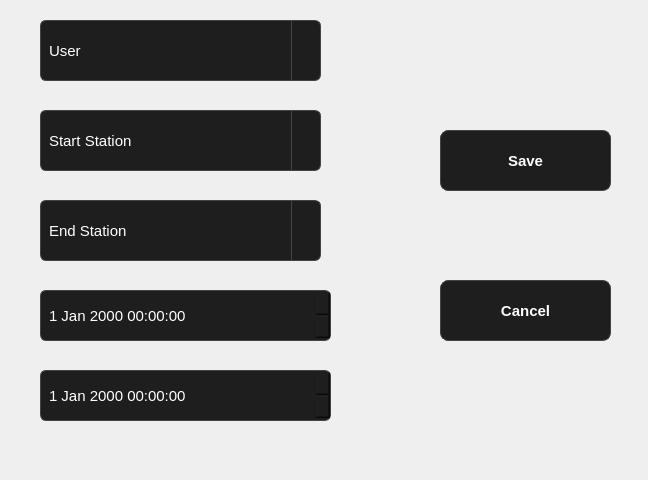
<?xml version="1.0" encoding="UTF-8"?>
<ui version="4.0">
 <class>Form</class>
 <widget class="QWidget" name="Form">
  <property name="geometry">
   <rect>
    <x>0</x>
    <y>0</y>
    <width>648</width>
    <height>480</height>
   </rect>
  </property>
  <property name="windowTitle">
   <string>Form</string>
  </property>
  <property name="styleSheet">
   <string notr="true">QMainWindow {
    background-color: #000000; /* الخلفية الرئيسية سوداء */
}
QPushButton:pressed, QPushButton:checked {
    background-color: #44bd32; /* green when clicked */
    color: white;}
/* Sidebar */
QListWidget {
    background-color: #1e1e1e;
    color: #ffffff;
    border-radius: 8px;
    font-size: 12pt;
}
QListWidget::item:selected {
    background: #00a8ff;
    color: white;
}
QListWidget::item:hover {
    background: #333333;
}

/* Tabs */
QTabBar::tab {
    font-size: 12pt;
    padding: 8px 20px;
    margin: 4px;
    border-radius: 12px;
    background: #1e1e1e;
    color: #bbbbbb;
}
QTabBar::tab:selected {
    background: #44bd32;
    color: white;
    font-weight: bold;
}
QTabBar::tab:hover {
    background: #4cd137;
    color: white;
}

/* Forms (LineEdits, Labels) */
QLabel {
    color: #ffffff;
    font-size: 11pt;
}
QLineEdit {
    font-size: 11pt;
    padding: 6px;
    border: 1px solid #444444;
    border-radius: 6px;
    background: #1e1e1e;
    color: #ffffff;
}
QLineEdit:focus {
    border: 2px solid #44bd32;
    background: #2c2c2c;
    color: #ffffff;
}

/* Buttons */
QPushButton {
    font-size: 11pt;
    font-weight: bold;
    padding: 8px 16px;
    border-radius: 8px;
    color: white;
    background-color: #1e1e1e;
    border: 1px solid #444;
}
QPushButton#add {
    background-color: #44bd32;
}
QPushButton#add:hover {
    background-color: #4cd137;
}
QPushButton#update {
    background-color: #0097e6;
}
QPushButton#update:hover {
    background-color: #00a8ff;
}
QPushButton#delete {
    background-color: #e84118;
}
QPushButton#delete:hover {
    background-color: #c23616;
}
/* ---------------- Buttons ---------------- */
QPushButton:pressed, QPushButton:checked {
    background-color: #44bd32; /* green when clicked */
    color: white;
}

/* ---------------- LineEdits ---------------- */
QLineEdit:focus {
    border: 2px solid #44bd32; /* green border when focused */
    background: #2c2c2c;
    color: #ffffff;
}

/* ---------------- QListWidget Items ---------------- */
QListWidget::item:selected {
    background-color: #44bd32; /* green when selected */
    color: white;
}

/* ---------------- QTabBar Tabs ---------------- */
QTabBar::tab:selected {
    background-color: #44bd32; /* green for selected tab */
    color: white;
    font-weight: bold;
}
/* ---------------- Date/Time Edits ---------------- */
QDateEdit, QDateTimeEdit, QTimeEdit {
    font-size: 11pt;
    padding: 6px;
    border: 1px solid #444444;
    border-radius: 6px;
    background: #1e1e1e;
    color: #ffffff;
    min-width: 120px;
}

/* Focus effect */
QDateEdit:focus, QDateTimeEdit:focus, QTimeEdit:focus {
    border: 2px solid #44bd32; /* green border */
    background: #2c2c2c;
    color: #ffffff;
}

/* Drop-down calendar (for QDateEdit / QDateTimeEdit) */
QCalendarWidget QWidget {
    background-color: #1e1e1e;
    color: #ffffff;
}

QCalendarWidget QToolButton {
    background-color: #333333;
    color: #ffffff;
    border: none;
    font-weight: bold;
    padding: 4px;
}

QCalendarWidget QToolButton:hover {
    background-color: #44bd32;
    color: white;
}

QCalendarWidget QAbstractItemView {
    background-color: #1e1e1e;
    color: #ffffff;
    selection-background-color: #44bd32;
    selection-color: white;
}

</string>
  </property>
  <widget class="QComboBox" name="userCombo">
   <property name="geometry">
    <rect>
     <x>40</x>
     <y>20</y>
     <width>281</width>
     <height>61</height>
    </rect>
   </property>
   <property name="focusPolicy">
    <enum>Qt::WheelFocus</enum>
   </property>
   <property name="styleSheet">
    <string notr="true">/* ComboBox */
QComboBox {
    font-size: 11pt;
    padding: 6px 8px;
    border: 1px solid #444444;
    border-radius: 6px;
    background-color: #1e1e1e;
    color: #ffffff;
}

/* لما يبقى الفوكس على الكومبو */
QComboBox:focus {
    border: 2px solid #44bd32;
    background-color: #2c2c2c;
    color: #ffffff;
}

/* سهم النزول */
QComboBox::drop-down {
    subcontrol-origin: padding;
    subcontrol-position: top right;
    width: 28px;
    border-left: 1px solid #444444;
    background: transparent;
    border-top-right-radius: 6px;
    border-bottom-right-radius: 6px;
}

/* شكل السهم الافتراضي */
QComboBox::down-arrow {
    image: none;   /* استخدم السهم الافتراضي للنظام */
    width: 10px;
    height: 10px;
}

/* اللستة اللي بتنزل */
QComboBox QAbstractItemView {
    background-color: #1e1e1e;
    border: 1px solid #444444;
    border-radius: 6px;
    selection-background-color: #44bd32;
    selection-color: white;
    color: #ffffff;
}
</string>
   </property>
   <property name="currentText">
    <string>User</string>
   </property>
   <property name="maxVisibleItems">
    <number>23</number>
   </property>
   <item>
    <property name="text">
     <string>User</string>
    </property>
   </item>
   <item>
    <property name="text">
     <string>Male </string>
    </property>
   </item>
   <item>
    <property name="text">
     <string>Female</string>
    </property>
   </item>
  </widget>
  <widget class="QComboBox" name="startStationCombo">
   <property name="geometry">
    <rect>
     <x>40</x>
     <y>110</y>
     <width>281</width>
     <height>61</height>
    </rect>
   </property>
   <property name="focusPolicy">
    <enum>Qt::WheelFocus</enum>
   </property>
   <property name="styleSheet">
    <string notr="true">/* ComboBox */
QComboBox {
    font-size: 11pt;
    padding: 6px 8px;
    border: 1px solid #444444;
    border-radius: 6px;
    background-color: #1e1e1e;
    color: #ffffff;
}

/* لما يبقى الفوكس على الكومبو */
QComboBox:focus {
    border: 2px solid #44bd32;
    background-color: #2c2c2c;
    color: #ffffff;
}

/* سهم النزول */
QComboBox::drop-down {
    subcontrol-origin: padding;
    subcontrol-position: top right;
    width: 28px;
    border-left: 1px solid #444444;
    background: transparent;
    border-top-right-radius: 6px;
    border-bottom-right-radius: 6px;
}

/* شكل السهم الافتراضي */
QComboBox::down-arrow {
    image: none;   /* استخدم السهم الافتراضي للنظام */
    width: 10px;
    height: 10px;
}

/* اللستة اللي بتنزل */
QComboBox QAbstractItemView {
    background-color: #1e1e1e;
    border: 1px solid #444444;
    border-radius: 6px;
    selection-background-color: #44bd32;
    selection-color: white;
    color: #ffffff;
}
</string>
   </property>
   <property name="currentText">
    <string>Start Station</string>
   </property>
   <property name="maxVisibleItems">
    <number>23</number>
   </property>
   <item>
    <property name="text">
     <string>Start Station</string>
    </property>
   </item>
   <item>
    <property name="text">
     <string>Male </string>
    </property>
   </item>
   <item>
    <property name="text">
     <string>Female</string>
    </property>
   </item>
  </widget>
  <widget class="QComboBox" name="endStationCombo">
   <property name="geometry">
    <rect>
     <x>40</x>
     <y>200</y>
     <width>281</width>
     <height>61</height>
    </rect>
   </property>
   <property name="focusPolicy">
    <enum>Qt::WheelFocus</enum>
   </property>
   <property name="styleSheet">
    <string notr="true">/* ComboBox */
QComboBox {
    font-size: 11pt;
    padding: 6px 8px;
    border: 1px solid #444444;
    border-radius: 6px;
    background-color: #1e1e1e;
    color: #ffffff;
}

/* لما يبقى الفوكس على الكومبو */
QComboBox:focus {
    border: 2px solid #44bd32;
    background-color: #2c2c2c;
    color: #ffffff;
}

/* سهم النزول */
QComboBox::drop-down {
    subcontrol-origin: padding;
    subcontrol-position: top right;
    width: 28px;
    border-left: 1px solid #444444;
    background: transparent;
    border-top-right-radius: 6px;
    border-bottom-right-radius: 6px;
}

/* شكل السهم الافتراضي */
QComboBox::down-arrow {
    image: none;   /* استخدم السهم الافتراضي للنظام */
    width: 10px;
    height: 10px;
}

/* اللستة اللي بتنزل */
QComboBox QAbstractItemView {
    background-color: #1e1e1e;
    border: 1px solid #444444;
    border-radius: 6px;
    selection-background-color: #44bd32;
    selection-color: white;
    color: #ffffff;
}
</string>
   </property>
   <property name="currentText">
    <string>End Station</string>
   </property>
   <property name="maxVisibleItems">
    <number>23</number>
   </property>
   <item>
    <property name="text">
     <string>End Station</string>
    </property>
   </item>
   <item>
    <property name="text">
     <string>Male </string>
    </property>
   </item>
   <item>
    <property name="text">
     <string>Female</string>
    </property>
   </item>
  </widget>
  <widget class="QDateTimeEdit" name="startTimeEdit">
   <property name="geometry">
    <rect>
     <x>40</x>
     <y>290</y>
     <width>291</width>
     <height>51</height>
    </rect>
   </property>
  </widget>
  <widget class="QDateTimeEdit" name="endTimeEdit">
   <property name="geometry">
    <rect>
     <x>40</x>
     <y>370</y>
     <width>291</width>
     <height>51</height>
    </rect>
   </property>
  </widget>
  <widget class="QPushButton" name="saveButton">
   <property name="geometry">
    <rect>
     <x>440</x>
     <y>130</y>
     <width>171</width>
     <height>61</height>
    </rect>
   </property>
   <property name="text">
    <string>Save</string>
   </property>
  </widget>
  <widget class="QPushButton" name="cancelButton">
   <property name="geometry">
    <rect>
     <x>440</x>
     <y>280</y>
     <width>171</width>
     <height>61</height>
    </rect>
   </property>
   <property name="text">
    <string>Cancel</string>
   </property>
  </widget>
 </widget>
 <resources/>
 <connections/>
</ui>
